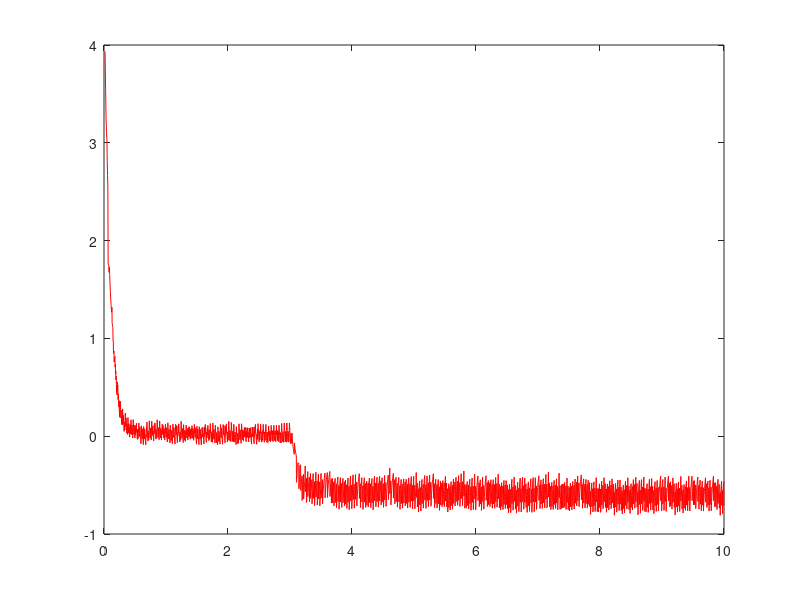

MATLAB code to generate this figure: (Note: this script raises an error after producing the figure.)
% ReadTxt_MEM458_Lab2C_CCW_smooth.m
fileID = fopen("linearize_perturbation2.txt",'r');
formatSpec = '%d %d %f';
sizeA = [3 Inf];
A = fscanf(fileID,formatSpec,sizeA);
fclose(fileID);
n=size(A);
t=A(1,1:n(2))*0.001;
x=A(2,1:n(2))*0.892*pi/180;
v=A(3,1:n(2))*1000*0.892*pi/180;
v_old = v;
v(2)=(v(1)+v(2))/2;
v(3)=(v(2)*2+v(3))/3;
v(4)=(v(3)*3+v(4))/4;
v(5)=(v(4)*4+v(5))/5;
v(6)=(v(5)*5+v(6))/6;
v(7)=(v(6)*6+v(7))/7;
v(8)=(v(7)*7+v(8))/8;
v(9)=(v(9)*8+v(9))/9;

for i=10:1:n(2)
    v(i)=(v(i-1)*9+v(i))/10;
end

vel_equil = -0.31266*0.892*1000*pi/180;
input_perturbation = 25/255*100;

v_perturbation = v-(vel_equil);

delay = 3;
A = -0.62;
tau = 0.11;
curve_fit_eqn = @(t) A*(1-exp(-(t-delay)/tau)).*heaviside(t-delay);

figure;
plot(t,v_perturbation,'r-',"DisplayName","Arduino's Perturbation Output"); hold on;
plot(t,curve_fit_eqn(t),'b-',"LineWidth",2,"DisplayName",sprintf("Curve Fit line: \\omega = %.3f exp(-t/%.3f)",A, tau));
xlabel("Time (s)");
ylabel("Angular Velocity (rad/s)");
grid on;
grid minor;
legend(location = "best");
